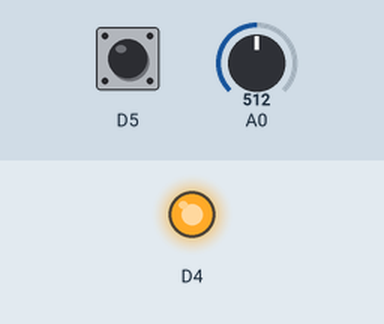
Bench run of a program on a simulated ESP8266 (Wemos D1 mini). On the bench: output pins drawn as LEDs (lit = HIGH). Inputs (shaded band) come from the test bench; at power-on: D5 HIGH, A0 = 512.

Above: at 0.1 s.
Timing chart, 0 to 1.6 s (numbered marks = the images above):
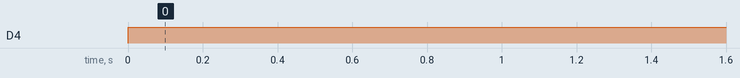

Measured:
- by itself, D4: LOW → HIGH at 0.00 s

The program:

main.cpp
```cpp
#include <Arduino.h>

//I Yizhe Feng, 000798153 certify that this material is my original work. No other person's work has been used without due acknowledgement.
//I have not made my work available to anyone else.

bool iState = false;

void setup() {
  // configure the USB serial monitor
  Serial.begin(115200);

  // configure pin D5 as digital input - this is the pushbutton
  pinMode(D5, INPUT_PULLUP);

  // configure pin D4 as a digital output - this is the LED
  pinMode(D4, OUTPUT);
}

void loop() {
  // put your main code here, to run repeatedly:

  int iVal;
  // read digitized value from the D1 Mini's A/D convertor
  iVal = analogRead(A0);

  int iButton;
  // read the push button input...
  iButton = digitalRead(D5);

  // ON/OFF SWITCH
  if(iButton == LOW && iState == true)
  {
    iState = false;
  }
  else if(iButton == LOW && iState == false)
  {
    iState = true;
  }

  // ON state: change brightness by rotating the resistor. OFF State: keep LED off
  if(iState == true)
  {
    //change the LED brightness
    analogWrite(D4, iVal);
  }
  else if(iState == false)
  {
    //LED power off
    digitalWrite(D4, HIGH);
  }

  delay(1);
}
```
